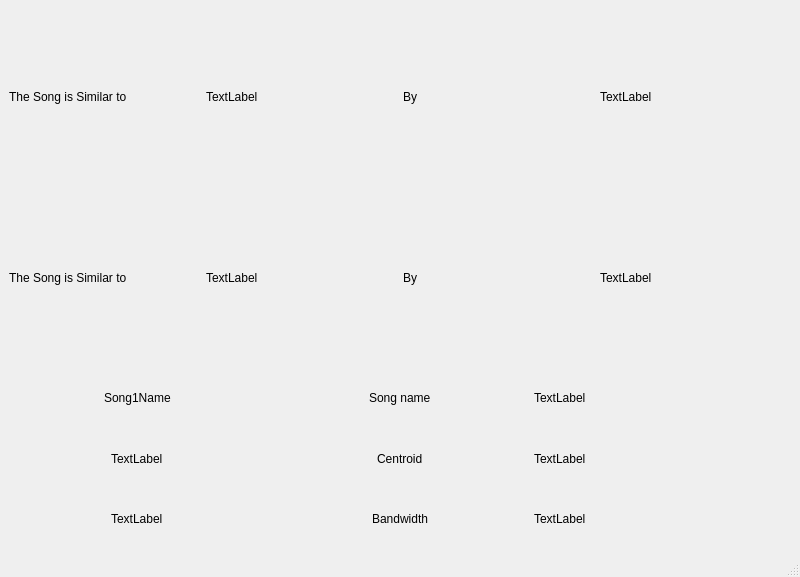
<?xml version="1.0" encoding="UTF-8"?>
<ui version="4.0">
 <class>MainWindow</class>
 <widget class="QMainWindow" name="MainWindow">
  <property name="geometry">
   <rect>
    <x>0</x>
    <y>0</y>
    <width>800</width>
    <height>577</height>
   </rect>
  </property>
  <property name="windowTitle">
   <string>MainWindow</string>
  </property>
  <widget class="QWidget" name="centralwidget">
   <layout class="QHBoxLayout" name="horizontalLayout_4">
    <item>
     <layout class="QVBoxLayout" name="verticalLayout">
      <item>
       <layout class="QHBoxLayout" name="horizontalLayout">
        <item>
         <widget class="QLabel" name="label">
          <property name="text">
           <string>The Song is Similar to</string>
          </property>
         </widget>
        </item>
        <item>
         <widget class="QLabel" name="SongName">
          <property name="text">
           <string>TextLabel</string>
          </property>
         </widget>
        </item>
        <item>
         <widget class="QLabel" name="label_3">
          <property name="text">
           <string>By</string>
          </property>
         </widget>
        </item>
        <item>
         <widget class="QLabel" name="SongSimilarity">
          <property name="text">
           <string>TextLabel</string>
          </property>
         </widget>
        </item>
       </layout>
      </item>
      <item>
       <layout class="QHBoxLayout" name="horizontalLayout_2">
        <item>
         <widget class="QLabel" name="label_2">
          <property name="text">
           <string>The Song is Similar to</string>
          </property>
         </widget>
        </item>
        <item>
         <widget class="QLabel" name="SongName_2">
          <property name="text">
           <string>TextLabel</string>
          </property>
         </widget>
        </item>
        <item>
         <widget class="QLabel" name="label_4">
          <property name="text">
           <string>By</string>
          </property>
         </widget>
        </item>
        <item>
         <widget class="QLabel" name="SongSimilarity_2">
          <property name="text">
           <string>TextLabel</string>
          </property>
         </widget>
        </item>
       </layout>
      </item>
      <item>
       <layout class="QHBoxLayout" name="horizontalLayout_3">
        <item>
         <layout class="QGridLayout" name="gridLayout">
          <item row="0" column="0" alignment="Qt::AlignHCenter">
           <widget class="QLabel" name="Song1Name">
            <property name="text">
             <string>Song1Name</string>
            </property>
           </widget>
          </item>
          <item row="1" column="0" alignment="Qt::AlignHCenter">
           <widget class="QLabel" name="Feature1_1">
            <property name="text">
             <string>TextLabel</string>
            </property>
           </widget>
          </item>
          <item row="2" column="0" alignment="Qt::AlignHCenter">
           <widget class="QLabel" name="Feature2_1">
            <property name="text">
             <string>TextLabel</string>
            </property>
           </widget>
          </item>
         </layout>
        </item>
        <item>
         <layout class="QVBoxLayout" name="verticalLayout_2">
          <item alignment="Qt::AlignHCenter">
           <widget class="QLabel" name="label_6">
            <property name="text">
             <string>Song name</string>
            </property>
           </widget>
          </item>
          <item alignment="Qt::AlignHCenter">
           <widget class="QLabel" name="label_8">
            <property name="text">
             <string>Centroid</string>
            </property>
           </widget>
          </item>
          <item alignment="Qt::AlignHCenter">
           <widget class="QLabel" name="label_9">
            <property name="text">
             <string>Bandwidth</string>
            </property>
           </widget>
          </item>
         </layout>
        </item>
        <item>
         <layout class="QVBoxLayout" name="verticalLayout_3">
          <item>
           <widget class="QLabel" name="SecondSongName">
            <property name="text">
             <string>TextLabel</string>
            </property>
           </widget>
          </item>
          <item>
           <widget class="QLabel" name="Feature1_2">
            <property name="text">
             <string>TextLabel</string>
            </property>
           </widget>
          </item>
          <item>
           <widget class="QLabel" name="Feature2_2">
            <property name="text">
             <string>TextLabel</string>
            </property>
           </widget>
          </item>
         </layout>
        </item>
       </layout>
      </item>
     </layout>
    </item>
   </layout>
  </widget>
  <widget class="QMenuBar" name="menubar">
   <property name="geometry">
    <rect>
     <x>0</x>
     <y>0</y>
     <width>800</width>
     <height>22</height>
    </rect>
   </property>
  </widget>
  <widget class="QStatusBar" name="statusbar"/>
 </widget>
 <resources/>
 <connections/>
</ui>
